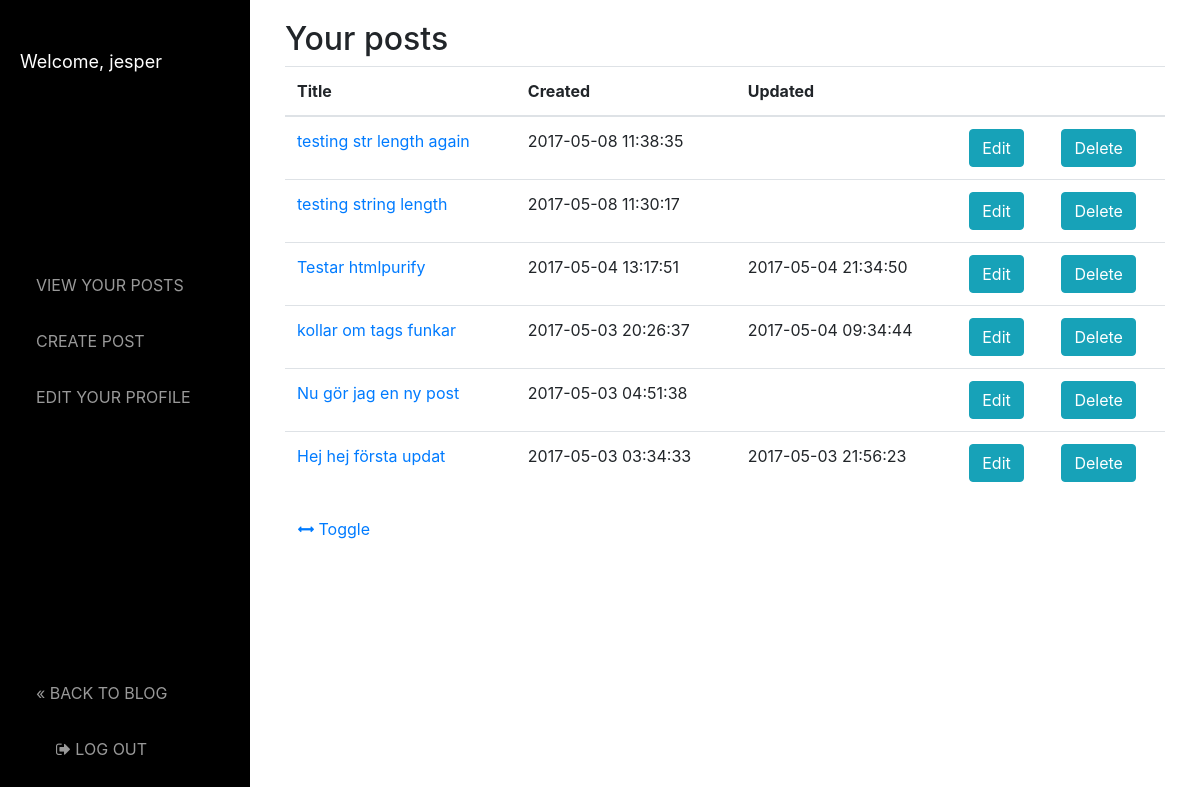
Screenshot of /user/list.php (signed in) with the database file from the repository.
### tables this page shows
CREATE TABLE IF NOT EXISTS `posts` (
  `post_id` int(11) NOT NULL AUTO_INCREMENT,
  `user_id` int(11) NOT NULL,
  `title` varchar(260) NOT NULL,
  `body` text NOT NULL,
  `tags` varchar(260) NOT NULL,
  `created` timestamp NOT NULL DEFAULT CURRENT_TIMESTAMP,
  `updated` timestamp NULL DEFAULT NULL,
  PRIMARY KEY (`post_id`),
  KEY `user_id` (`user_id`)
);

### user/list.php (called while the page is built)
<?php
require '../app/start.php';
require '../app/classes/posts.php';
$userId = $_SESSION["user_id"];
$userPosts = $POSTS->get_user_posts($userId);
require VIEW_ROOT . '/user/list.php';

### app/classes/posts.php (called while the page is built, shortened)
<?php
class Posts {
    public $pdo;
    public function __CONSTRUCT($pdo) {
        $this->pdo = $pdo;
    }
    public function get_user_posts($userId){
        $pages = $this->pdo->query("SELECT post_id, user_id, title, created, updated, tags, body
        FROM posts
        WHERE user_id = $userId
        ORDER BY created DESC
        ")->fetchAll(PDO::FETCH_ASSOC);
        return $pages;
    }
}
$POSTS = new Posts($pdo);

### app/functions.php (called while the page is built, shortened)
<?php
function escape($text) {
  return htmlspecialchars($text, ENT_QUOTES, 'UTF-8');
}
?>

### app/views/user/list.php (the view, shortened to what this page needs)
<?php require VIEW_ROOT . '/user/templates/header.php'; ?>
<?php require VIEW_ROOT . '/user/templates/sidenav.php'; ?>
 <div id="page-content-wrapper">
            <div class="container-fluid">
                <div class="row">
                    <div class="col-lg-12 col-xs-12">
  <h2>Your posts</h2>
  <?php if (empty($userPosts)): ?>
    <p>No posts at the moment.</p>
  <?php else: ?>
    <table class="table table-hover">
      <thead>
        <tr>
          <th>Title</th>
          <th>Created</th>
          <th>Updated</th>
          <th></th>
          <th></th>
        </tr>
      </thead>
      <tbody>
        <?php foreach($userPosts as $post): ?>
          <tr scope ="row">
            <td><a href="<?php echo BASE_URL; ?>/page.php?post_id=<?php echo $post['post_id']; ?>"><?php echo escape($post['title']); ?></a></td>
            <td><?php echo $post['created']; ?></td>
            <td><?php if (isset($post['updated'])) echo $post['updated']; ?></td>
            <td><a class="btn btn-info" role="button" href="<?php echo BASE_URL; ?>/user/edit.php?post_id=<?php echo $post['post_id']; ?>">Edit</a></td>
            <td><button class="btn btn-info delete-btn pointer" data-name="<?php echo $post['title'];?>" data-link="<?php echo BASE_URL . '/user/delete.php?post_id=' . $post['post_id']; ?>">Delete</button></td>
          </tr>
        <?php endforeach; ?>
      </tbody>
    </table>
    </div>
    </div>
  <?php endif; ?>
    <a href="#menu-toggle" class="btn btn-default" id="menu-toggle"><i class="fa fa-arrows-h" aria-hidden="true"></i> Toggle</a>
                    </div>
                </div>
            </div>
<?php require VIEW_ROOT . '/user/templates/footer.php'; ?>

### assets/css/dashboard.css (style rules this page uses)
body { padding-top: 0px; }
body { overflow-x: hidden; }
#page-content-wrapper { width: 100%; position: absolute; padding: 15px; }
#wrapper.toggled #page-content-wrapper { position: absolute; margin-right: -250px; }
@media (min-width:768px) { #page-content-wrapper { padding: 20px; position: relative; } }
@media (min-width:768px) { #wrapper.toggled #page-content-wrapper { position: relative; margin-right: 0; } }

### assets/css/main.css (style rules this page uses)
.pointer { cursor: pointer; }

### rows the page displays
posts: title "testing str length again", created "2017-05-08 11:38:35"
posts: title "testing string length", created "2017-05-08 11:30:17"
posts: title "Testar htmlpurify", created "2017-05-04 13:17:51", updated "2017-05-04 21:34:50"
posts: title "kollar om tags funkar", created "2017-05-03 20:26:37", updated "2017-05-04 09:34:44"
posts: title "Nu gör jag en ny post", created "2017-05-03 04:51:38"
posts: title "Hej hej första updat", created "2017-05-03 03:34:33", updated "2017-05-03 21:56:23"

### other values shown
$_SESSION["username"] "jesper"
